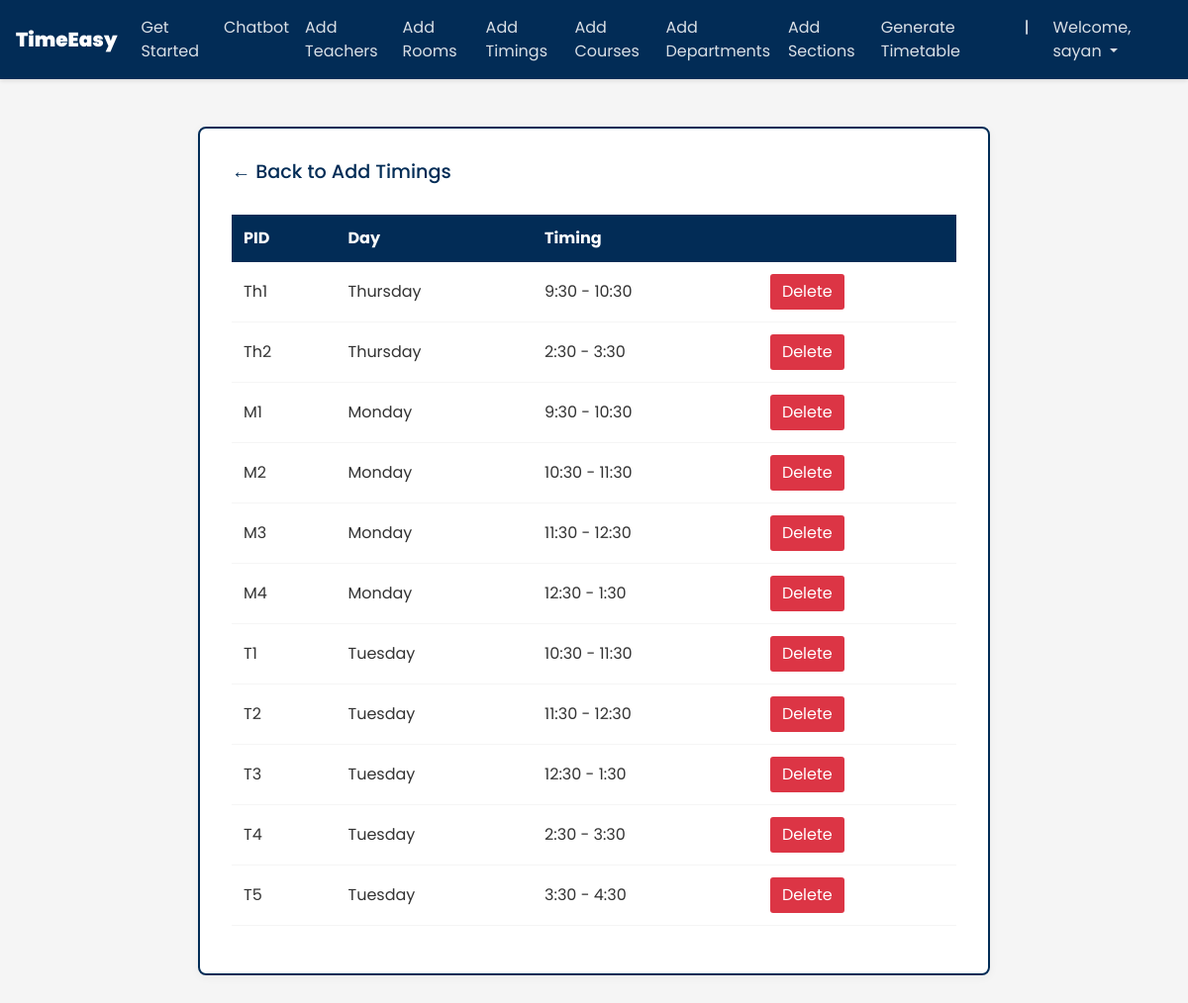
/timings_list/ (signed in), run on the app's committed database.
### ttgen/models.py (models this page shows, shortened)
class MeetingTime(models.Model):
    pid = models.CharField(max_length=4, primary_key=True)
    time = models.CharField(max_length=50, choices=time_slots, default='11:30 - 12:30')
    day = models.CharField(max_length=15, choices=DAYS_OF_WEEK)

### ttgen/views.py (the view)
# urls.py: path('timings_list/', views.meeting_list_view, name='editmeetingtime'),
@login_required
def meeting_list_view(request):
    context = {
        'meeting_times': MeetingTime.objects.all()
    }
    return render(request, 'mtlist.html', context)

### templates/mtlist.html (shortened to what this page needs)
<!DOCTYPE html>
<html lang="en">
<head>
	<link rel="stylesheet" href="https://maxcdn.bootstrapcdn.com/bootstrap/4.0.0/css/bootstrap.min.css">
</head>
<body>
        <header>
			<nav class="navbar navbar-expand-md navbar-dark fixed-top" style="background-color: #000;">
				<a class="navbar-brand" href="#" style="color: #fff; font-weight: 600;">
					<b>TimeEasy</b>
				</a>
				<div class="collapse navbar-collapse" id="navbarCollapse">
					<ul class="navbar-nav ml-auto">
						<li class="nav-item active">
							<a class="nav-link" href="{% url 'admindash' %}" style="color: #fff;">Get Started</a>
						</li>
						<li class="nav-item active">
							<a class="nav-link" href="{% url 'chat' %}" style="color: #fff;">Chatbot</a>
						</li>
						<li class="nav-item">
							<a class="nav-link" href="{% url 'addInstructors' %}" style="color: #fff;">Add Teachers</a>
						</li>
						<li class="nav-item">
							<a class="nav-link" href="{% url 'addRooms' %}" style="color: #fff;">Add Rooms</a>
						</li>
						<li class="nav-item">
							<a class="nav-link" href="{% url 'addTimings' %}" style="color: #fff;">Add Timings</a>
						</li>
						<li class="nav-item">
							<a class="nav-link" href="{% url 'addCourses' %}" style="color: #fff;">Add Courses</a>
						</li>
						<li class="nav-item">
							<a class="nav-link" href="{% url 'addDepts' %}" style="color: #fff;">Add Departments</a>
						</li>
						<li class="nav-item">
							<a class="nav-link" href="{% url 'addSections' %}" style="color: #fff;">Add Sections</a>
						</li>
						<li class="nav-item">
							<a class="nav-link" href="{% url 'generate' %}" style="color: #fff;">Generate Timetable</a>
						</li>
						<li class="nav-item" style="color: #fff; padding: 8px 16px;">|</li>
						<li class="nav-item dropdown">
							<a class="nav-link dropdown-toggle" href="#" id="dropdown03" data-toggle="dropdown"
							   aria-haspopup="true" aria-expanded="false" style="color: #fff;">
								Welcome, {{ user.first_name }}
							</a>
						</li>
					</ul>
                </div>
            </nav>
        </header>
		<br><br>
        {%block content%}
        {% load static %}
        <fieldset class="fieldset">
    <a href="{% url 'addTimings'%}"><h1 class="tablink" onclick="openPage('new')" id="defaultOpen">← Back to Add Timings</h1></a>
    <div class="tabcontent" id="edit">
			<table class="table1">
				<thead>
				<tr class="table-headers">
				<th>PID</th>
				<th>Day</th>
				<th>Timing</th>
				<th  class="empty"></th>
				</tr>
				</thead>
				<tbody>
				{% for mt in meeting_times %}
				<tr>
				 <td>{{mt.pid}}</td>
				 <td>{{mt.day}}</td>
				 <td>{{mt.time}}</td>
				 <td class="empty">
					<form action="{% url 'deletemeetingtime' mt.pid %}" method="post">
						<input type="submit" value="Delete" class="cross">
					</form>
				 </td>
				 </tr>
				{% endfor %}
				</tbody>
			</table>
		</div>
</fieldset>
{% endblock %}

### templates/mtlist.html (style rules this page uses)
:root { --primary-blue: #022c56; --dark-blue: #0D47A1; --light-blue: #E3F2FD; --white: #FFFFFF; --light-gray: #F5F5F5; }
body { padding-top: 3rem; padding-bottom: 3rem; color: #333; font-family: "Poppins"; overflow-x: hidden; background-color: var(--light-gray); }
nav { font-family: "Poppins"; background: var(--primary-blue) !important; box-shadow: 0 2px 4px rgba(0,0,0,0.1); }
.navbar-brand { font-size: 20px; font-family: "Poppins"; color: var(--white) !important; font-weight: 600; }
.nav-link { color: rgba(255,255,255,0.85) !important; transition: all 0.3s ease; }
.fieldset { margin: 2rem auto; padding: 2rem; border: 2px solid var(--primary-blue); background-color: var(--white); box-shadow: 0 2px 10px rgba(0,0,0,0.05); border-radius: 8px; max-width: 800px; }
.table1 { width: 100%; border-collapse: collapse; margin: 1rem 0; }
.table1 th { background-color: var(--primary-blue); color: var(--white); padding: 12px; text-align: left; }
.table1 td { padding: 12px; border-bottom: 1px solid var(--light-gray); }
.tablink { color: var(--primary-blue); text-decoration: none; font-size: 1.2rem; margin-bottom: 1rem; display: inline-block; transition: all 0.3s ease; }
.cross { background-color: #dc3545; color: var(--white); border: none; padding: 6px 12px; border-radius: 3px; cursor: pointer; transition: all 0.3s ease; }

### data on the page
MeetingTime: pid "Th1", day "Thursday", time "9:30 - 10:30"
MeetingTime: pid "Th2", day "Thursday", time "2:30 - 3:30"
MeetingTime: pid "M1", day "Monday", time "9:30 - 10:30"
MeetingTime: pid "M2", day "Monday", time "10:30 - 11:30"
MeetingTime: pid "M3", day "Monday", time "11:30 - 12:30"
MeetingTime: pid "M4", day "Monday", time "12:30 - 1:30"
MeetingTime: pid "T1", day "Tuesday", time "10:30 - 11:30"
MeetingTime: pid "T2", day "Tuesday", time "11:30 - 12:30"
MeetingTime: pid "T3", day "Tuesday", time "12:30 - 1:30"
MeetingTime: pid "T4", day "Tuesday", time "2:30 - 3:30"
MeetingTime: pid "T5", day "Tuesday", time "3:30 - 4:30"

### other printed values
{{ user.first_name }} "sayan"
